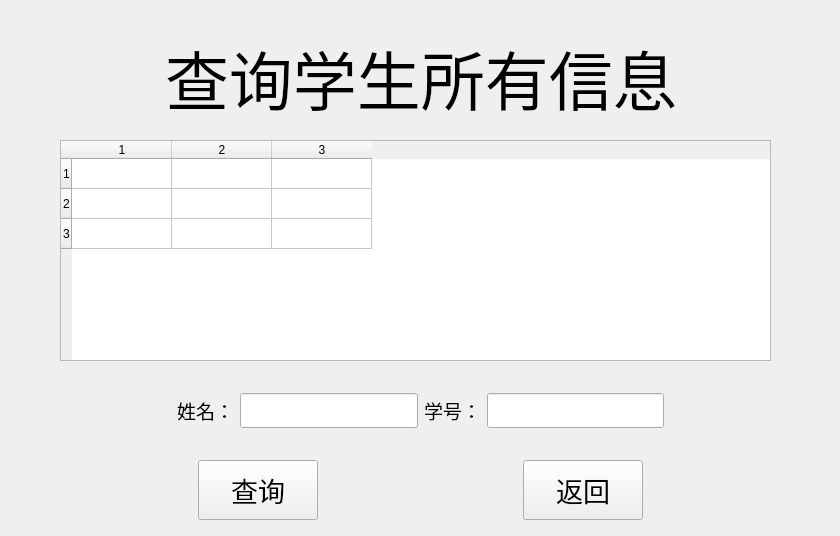
<?xml version="1.0" encoding="UTF-8"?>
<ui version="4.0">
 <class>search</class>
 <widget class="QWidget" name="search">
  <property name="geometry">
   <rect>
    <x>0</x>
    <y>0</y>
    <width>840</width>
    <height>536</height>
   </rect>
  </property>
  <property name="windowTitle">
   <string>Form</string>
  </property>
  <widget class="QWidget" name="horizontalLayoutWidget_2">
   <property name="geometry">
    <rect>
     <x>0</x>
     <y>30</y>
     <width>841</width>
     <height>93</height>
    </rect>
   </property>
   <layout class="QHBoxLayout" name="horizontalLayout_11">
    <item>
     <spacer name="horizontalSpacer_27">
      <property name="orientation">
       <enum>Qt::Horizontal</enum>
      </property>
      <property name="sizeHint" stdset="0">
       <size>
        <width>40</width>
        <height>20</height>
       </size>
      </property>
     </spacer>
    </item>
    <item>
     <widget class="QLabel" name="label_2">
      <property name="font">
       <font>
        <family>华文中宋</family>
        <pointsize>48</pointsize>
       </font>
      </property>
      <property name="styleSheet">
       <string notr="true"/>
      </property>
      <property name="text">
       <string>查询学生所有信息</string>
      </property>
     </widget>
    </item>
    <item>
     <spacer name="horizontalSpacer_28">
      <property name="orientation">
       <enum>Qt::Horizontal</enum>
      </property>
      <property name="sizeHint" stdset="0">
       <size>
        <width>40</width>
        <height>20</height>
       </size>
      </property>
     </spacer>
    </item>
   </layout>
  </widget>
  <widget class="QTableWidget" name="tableWidget">
   <property name="geometry">
    <rect>
     <x>60</x>
     <y>140</y>
     <width>711</width>
     <height>221</height>
    </rect>
   </property>
   <row>
    <property name="text">
     <string>1</string>
    </property>
   </row>
   <row>
    <property name="text">
     <string>2</string>
    </property>
   </row>
   <row>
    <property name="text">
     <string>3</string>
    </property>
   </row>
   <column>
    <property name="text">
     <string>1</string>
    </property>
   </column>
   <column>
    <property name="text">
     <string>2</string>
    </property>
   </column>
   <column>
    <property name="text">
     <string>3</string>
    </property>
   </column>
  </widget>
  <widget class="QWidget" name="horizontalLayoutWidget">
   <property name="geometry">
    <rect>
     <x>0</x>
     <y>370</y>
     <width>841</width>
     <height>81</height>
    </rect>
   </property>
   <layout class="QHBoxLayout" name="horizontalLayout">
    <item>
     <spacer name="horizontalSpacer">
      <property name="orientation">
       <enum>Qt::Horizontal</enum>
      </property>
      <property name="sizeHint" stdset="0">
       <size>
        <width>40</width>
        <height>20</height>
       </size>
      </property>
     </spacer>
    </item>
    <item>
     <widget class="QLabel" name="label1">
      <property name="font">
       <font>
        <family>楷体</family>
        <pointsize>14</pointsize>
       </font>
      </property>
      <property name="text">
       <string>姓名：</string>
      </property>
     </widget>
    </item>
    <item>
     <widget class="QLineEdit" name="name">
      <property name="font">
       <font>
        <family>楷体</family>
        <pointsize>14</pointsize>
       </font>
      </property>
      <property name="text">
       <string/>
      </property>
     </widget>
    </item>
    <item>
     <widget class="QLabel" name="label2">
      <property name="font">
       <font>
        <family>楷体</family>
        <pointsize>14</pointsize>
       </font>
      </property>
      <property name="text">
       <string>学号：</string>
      </property>
     </widget>
    </item>
    <item>
     <widget class="QLineEdit" name="id">
      <property name="font">
       <font>
        <family>楷体</family>
        <pointsize>14</pointsize>
       </font>
      </property>
      <property name="text">
       <string/>
      </property>
     </widget>
    </item>
    <item>
     <spacer name="horizontalSpacer_2">
      <property name="orientation">
       <enum>Qt::Horizontal</enum>
      </property>
      <property name="sizeHint" stdset="0">
       <size>
        <width>40</width>
        <height>20</height>
       </size>
      </property>
     </spacer>
    </item>
   </layout>
  </widget>
  <widget class="QWidget" name="horizontalLayoutWidget_4">
   <property name="geometry">
    <rect>
     <x>0</x>
     <y>450</y>
     <width>841</width>
     <height>81</height>
    </rect>
   </property>
   <layout class="QHBoxLayout" name="horizontalLayout_9">
    <item>
     <spacer name="horizontalSpacer_19">
      <property name="orientation">
       <enum>Qt::Horizontal</enum>
      </property>
      <property name="sizeHint" stdset="0">
       <size>
        <width>40</width>
        <height>20</height>
       </size>
      </property>
     </spacer>
    </item>
    <item>
     <widget class="QPushButton" name="searchButton">
      <property name="minimumSize">
       <size>
        <width>120</width>
        <height>60</height>
       </size>
      </property>
      <property name="maximumSize">
       <size>
        <width>120</width>
        <height>60</height>
       </size>
      </property>
      <property name="font">
       <font>
        <family>华文中宋</family>
        <pointsize>20</pointsize>
       </font>
      </property>
      <property name="styleSheet">
       <string notr="true"/>
      </property>
      <property name="text">
       <string>查询</string>
      </property>
     </widget>
    </item>
    <item>
     <spacer name="horizontalSpacer_21">
      <property name="orientation">
       <enum>Qt::Horizontal</enum>
      </property>
      <property name="sizeHint" stdset="0">
       <size>
        <width>40</width>
        <height>20</height>
       </size>
      </property>
     </spacer>
    </item>
    <item>
     <widget class="QPushButton" name="returnButton">
      <property name="minimumSize">
       <size>
        <width>120</width>
        <height>60</height>
       </size>
      </property>
      <property name="maximumSize">
       <size>
        <width>120</width>
        <height>60</height>
       </size>
      </property>
      <property name="font">
       <font>
        <family>华文中宋</family>
        <pointsize>20</pointsize>
       </font>
      </property>
      <property name="styleSheet">
       <string notr="true"/>
      </property>
      <property name="text">
       <string>返回</string>
      </property>
     </widget>
    </item>
    <item>
     <spacer name="horizontalSpacer_22">
      <property name="orientation">
       <enum>Qt::Horizontal</enum>
      </property>
      <property name="sizeHint" stdset="0">
       <size>
        <width>40</width>
        <height>20</height>
       </size>
      </property>
     </spacer>
    </item>
   </layout>
  </widget>
 </widget>
 <resources/>
 <connections/>
</ui>
